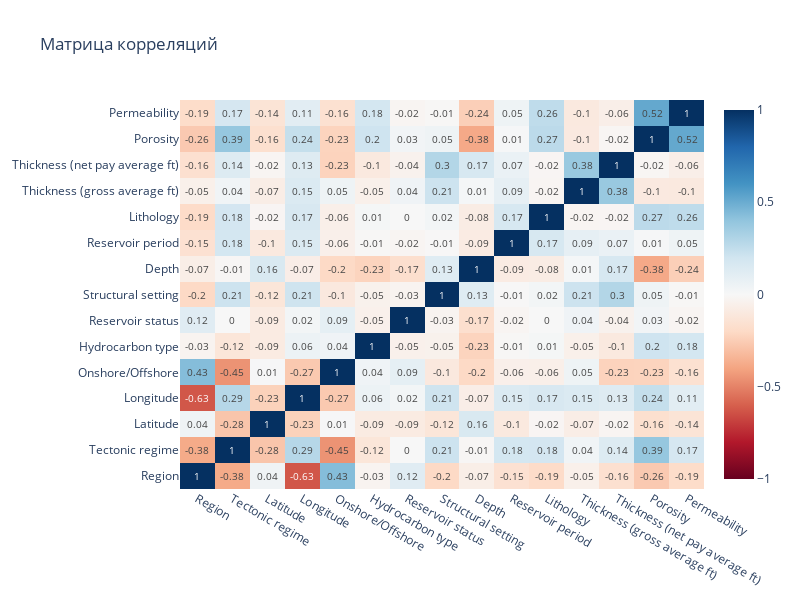

Here is the notebook cell this chart was saved with:
### Markdown cell above
# Подбор признаков, их анализ и оценка важности.

### Code cell
corr_matrix = df_tuned.corr()
corr_heat = go.Figure(
data=go.Heatmap(
    z=corr_matrix.values,
    x=corr_matrix.columns,
    y=corr_matrix.index,
    colorscale='RdBu',
    zmin=-1, zmax=1,
    text=corr_matrix.values.round(2),
    texttemplate="%{text}",
    showscale=True
)
)
# Настройка макета
corr_heat.update_layout(
    title="Матрица корреляций",
    width=800,
    height=600
)
# Показать график
corr_heat.show()

### Figure 1 — Plotly figure (JSON) as saved in the notebook; plotly's stock layout.template omitted (floating-point values rounded to 4 significant figures; data arrays with more than 128 entries replaced by an {"elided": "..."} marker saying what was removed)
{"data": [{"colorscale": [[0, "rgb(103,0,31)"], [0.1, "rgb(178,24,43)"], [0.2, "rgb(214,96,77)"], [0.3, "rgb(244,165,130)"], [0.4, "rgb(253,219,199)"], [0.5, "rgb(247,247,247)"], [0.6, "rgb(209,229,240)"], [0.7, "rgb(146,197,222)"], [0.8, "rgb(67,147,195)"], [0.9, "rgb(33,102,172)"], [1, "rgb(5,48,97)"]], "showscale": true, "text": {"elided": "15x15 float values"}, "texttemplate": "%{text}", "type": "heatmap", "x": ["Region", "Tectonic regime", "Latitude", "Longitude", "Onshore/Offshore", "Hydrocarbon type", "Reservoir status", "Structural setting", "Depth", "Reservoir period", "Lithology", "Thickness (gross average ft)", "Thickness (net pay average ft)", "Porosity", "Permeability"], "y": ["Region", "Tectonic regime", "Latitude", "Longitude", "Onshore/Offshore", "Hydrocarbon type", "Reservoir status", "Structural setting", "Depth", "Reservoir period", "Lithology", "Thickness (gross average ft)", "Thickness (net pay average ft)", "Porosity", "Permeability"], "z": {"elided": "15x15 float values"}, "zmax": 1, "zmin": -1}], "layout": {"height": 600, "title": {"text": "Матрица корреляций"}, "width": 800}}
